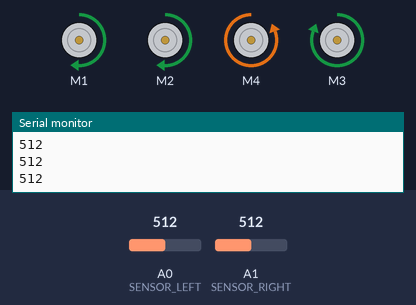
Recording of a sketch running on a simulated Arduino Uno, built with avr-gcc and run on an emulated ATmega328P. On the bench: 4 × DC motor (green arrow = forward, orange = backward, longer = faster), the last lines printed to the serial monitor. The inputs (shaded band) are chosen by the test bench; at power-on: A0 (SENSOR_LEFT) = 512, A1 (SENSOR_RIGHT) = 512. Random numbers use the default seed unless the sketch sets one.

Above: at 1.2 s.
1.3 s: A0 (SENSOR_LEFT) set to 968
2.8 s: A0 (SENSOR_LEFT) set to 988
At 3.9 s:
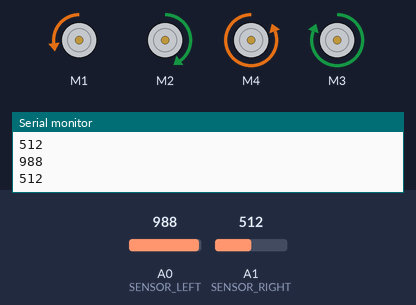
5.8 s: A1 (SENSOR_RIGHT) set to 990
At 6.8 s:
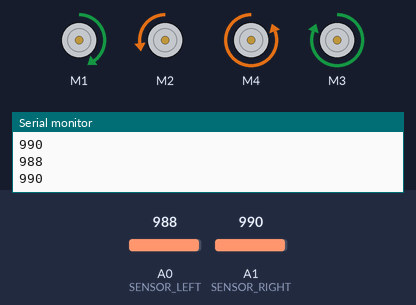
8.8 s: A1 (SENSOR_RIGHT) set to 970
At 11.5 s:
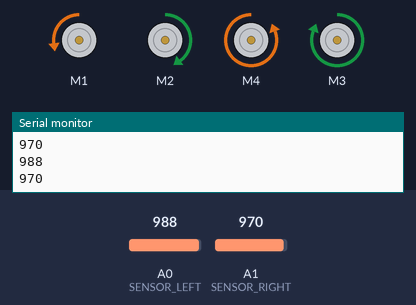
11.8 s: A1 (SENSOR_RIGHT) set to 1023
Timing chart, 0 to 15.8 s (numbered marks = the images above; inputs shaded):
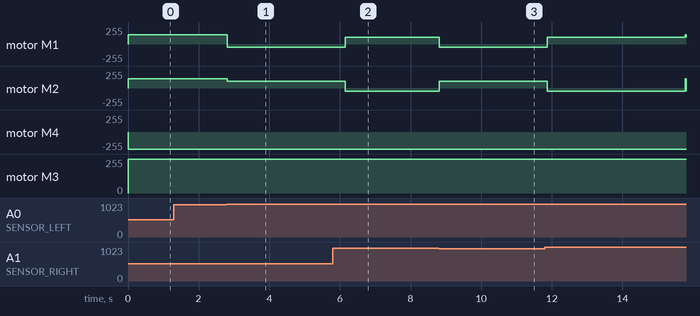

The sketch:

roboMain.ino
```cpp
#include "AFMotor.h"

#define SENSOR_LEFT 0
#define SENSOR_RIGHT 1

#define SEARCH_SPEED 140

#define SENSOR_THRESHOLD 980

AF_DCMotor left_motor(2, MOTOR12_64KHZ); // create motor #2, 64KHz pwm
AF_DCMotor right_motor(1, MOTOR12_64KHZ);

AF_DCMotor left_spinner(4, MOTOR34_64KHZ); // create motor #2, 64KHz pwm
AF_DCMotor right_spinner(3, MOTOR34_64KHZ);

void setup() {
  Serial.begin(9600);           // set up Serial library at 9600 bps

  right_motor.setSpeed(SEARCH_SPEED);     // set the speed to 200/255
  right_motor.run(FORWARD);

  left_motor.setSpeed(SEARCH_SPEED);     // set the speed to 200/255
  left_motor.run(FORWARD);

  left_spinner.setSpeed(255);
  left_spinner.run(BACKWARD);
  right_spinner.setSpeed(255);
  right_spinner.run(FORWARD);


  randomSeed(analogRead(3));
}

void loop()
{

  int left = analogRead(SENSOR_LEFT);
  int right = analogRead(SENSOR_RIGHT);

  Serial.println(left);
  Serial.println(right);

  int error;
  if(right > SENSOR_THRESHOLD)
  {
    right_motor.setSpeed(100);
    left_motor.setSpeed(50);

    right_motor.run(FORWARD);
    left_motor.run(BACKWARD);

    delay(random(100, 900));
  }
  else if(left > SENSOR_THRESHOLD)
  {
    right_motor.setSpeed(50);
    left_motor.setSpeed(100);

    right_motor.run(BACKWARD);
    left_motor.run(FORWARD);

    delay(random(100,900));
  }
  if(Serial.available()){
    error = Serial.read();
  }
  //Serial.println(error);
  right_motor.setSpeed(SEARCH_SPEED);
  left_motor.setSpeed(SEARCH_SPEED);

  right_motor.run(FORWARD);
  left_motor.run(FORWARD);

}
```

Measured:
- the behaviour switches between 980 and 981 on A0 (SENSOR_LEFT) (found by bisection; images 0 and 1)
- after the input at 2.8 s, motor M1: forward 140/255 → backward 50/255 at once; motor M2: forward 140/255 → forward 100/255 at once
- after the input at 5.8 s, motor M1: backward 50/255 → forward 100/255 after 0.35 s; motor M2: forward 100/255 → backward 50/255 after 0.35 s
- after the input at 8.8 s, motor M1: forward 100/255 → backward 50/255 at once; motor M2: backward 50/255 → forward 100/255 at once
